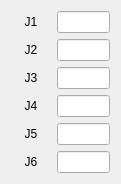
  <widget class="QWidget" name="gridLayoutWidget_2">
   <property name="geometry">
    <rect>
     <x>360</x>
     <y>30</y>
     <width>121</width>
     <height>181</height>
    </rect>
   </property>
   <layout class="QGridLayout" name="gridLayout_2">
    <item row="4" column="0">
     <widget class="QLabel" name="label_7">
      <property name="minimumSize">
       <size>
        <width>40</width>
        <height>0</height>
       </size>
      </property>
      <property name="text">
       <string>J5</string>
      </property>
      <property name="alignment">
       <set>Qt::AlignCenter</set>
      </property>
     </widget>
    </item>
    <item row="5" column="0">
     <widget class="QLabel" name="label_8">
      <property name="minimumSize">
       <size>
        <width>40</width>
        <height>0</height>
       </size>
      </property>
      <property name="text">
       <string>J6</string>
      </property>
      <property name="alignment">
       <set>Qt::AlignCenter</set>
      </property>
     </widget>
    </item>
    <item row="0" column="0">
     <widget class="QLabel" name="label_9">
      <property name="minimumSize">
       <size>
        <width>40</width>
        <height>0</height>
       </size>
      </property>
      <property name="text">
       <string>J1</string>
      </property>
      <property name="alignment">
       <set>Qt::AlignCenter</set>
      </property>
     </widget>
    </item>
    <item row="1" column="0">
     <widget class="QLabel" name="label_10">
      <property name="minimumSize">
       <size>
        <width>40</width>
        <height>0</height>
       </size>
      </property>
      <property name="text">
       <string>J2</string>
      </property>
      <property name="alignment">
       <set>Qt::AlignCenter</set>
      </property>
     </widget>
    </item>
    <item row="3" column="0">
     <widget class="QLabel" name="label_11">
      <property name="minimumSize">
       <size>
        <width>40</width>
        <height>0</height>
       </size>
      </property>
      <property name="text">
       <string>J4</string>
      </property>
      <property name="alignment">
       <set>Qt::AlignCenter</set>
      </property>
     </widget>
    </item>
    <item row="2" column="0">
     <widget class="QLabel" name="label_12">
      <property name="minimumSize">
       <size>
        <width>40</width>
        <height>0</height>
       </size>
      </property>
      <property name="text">
       <string>J3</string>
      </property>
      <property name="alignment">
       <set>Qt::AlignCenter</set>
      </property>
     </widget>
    </item>
    <item row="0" column="1">
     <widget class="QLineEdit" name="LE_JNT_ENC_1"/>
    </item>
    <item row="1" column="1">
     <widget class="QLineEdit" name="LE_JNT_ENC_2"/>
    </item>
    <item row="2" column="1">
     <widget class="QLineEdit" name="LE_JNT_ENC_3"/>
    </item>
    <item row="3" column="1">
     <widget class="QLineEdit" name="LE_JNT_ENC_4"/>
    </item>
    <item row="4" column="1">
     <widget class="QLineEdit" name="LE_JNT_ENC_5"/>
    </item>
    <item row="5" column="1">
     <widget class="QLineEdit" name="LE_JNT_ENC_6"/>
    </item>
   </layout>
  </widget>
